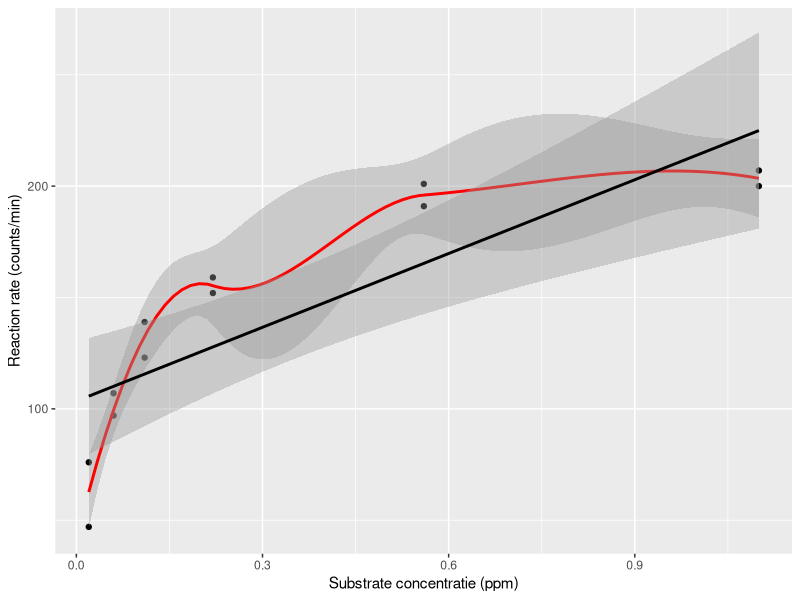
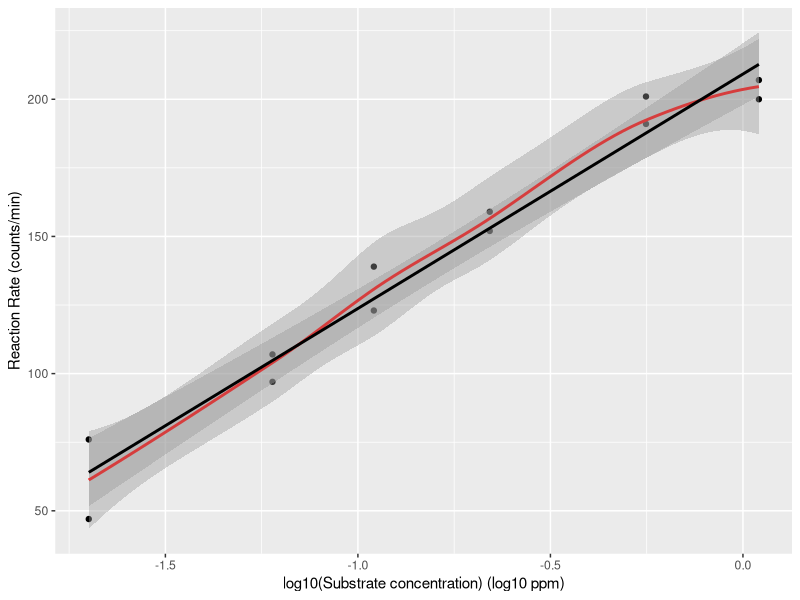
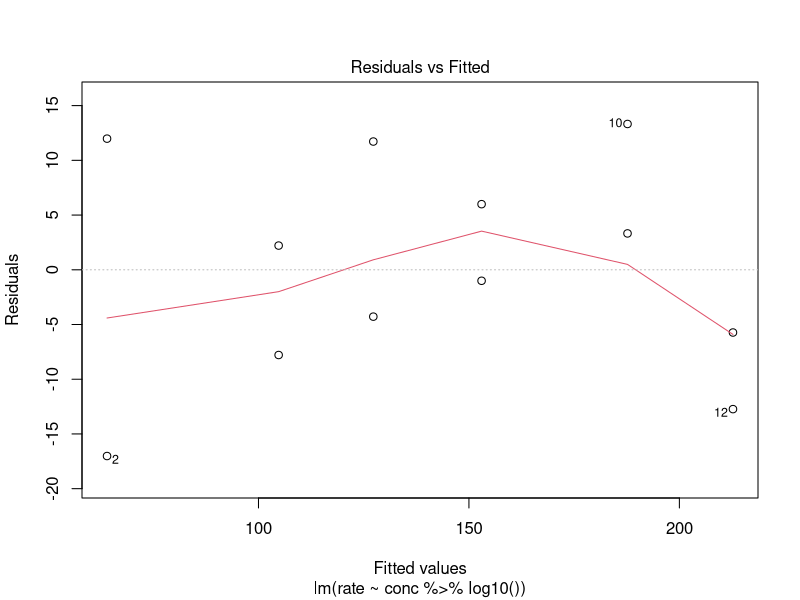
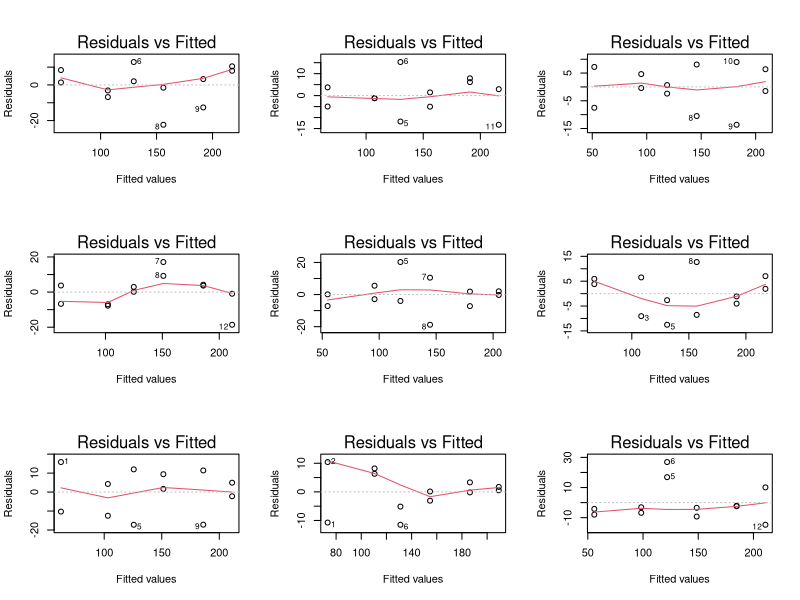
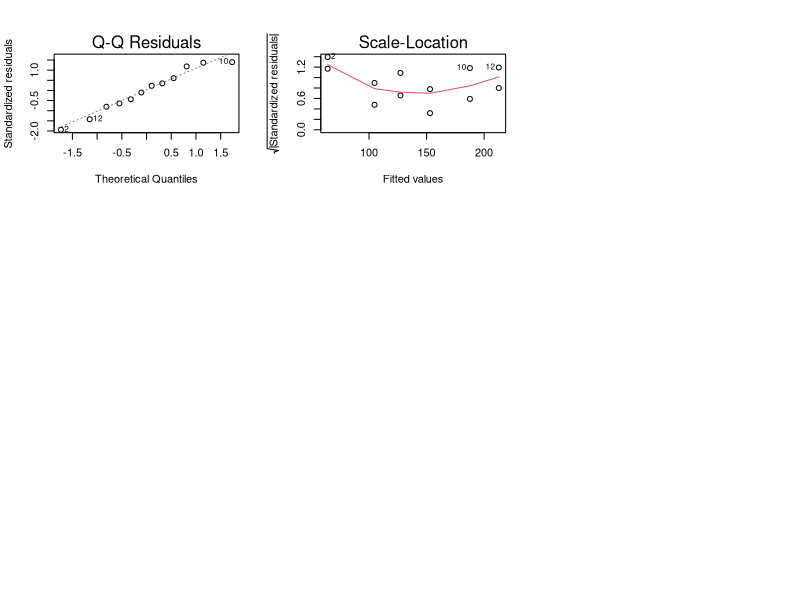
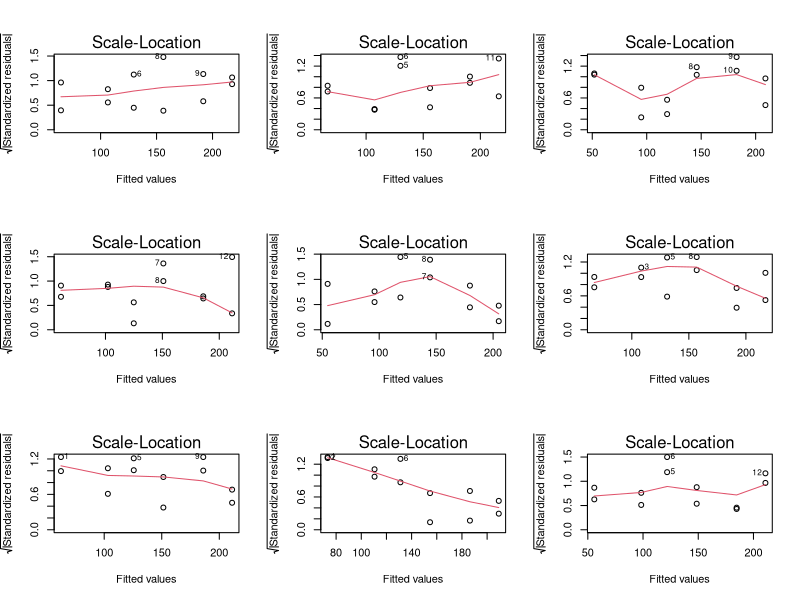

These figures' R source, in order:
## ---- chunk 1
library(tidyverse)
## ---- chunk 2
data(Puromycin)
Puromycin <- Puromycin %>%
  filter(state == "treated")
## ---- chunk 3
Puromycin %>%
  ggplot(aes(x = conc, y = rate)) +
  geom_point() +
  stat_smooth(method = "loess", col = "red") + # fit een kromme door de punten (rode lijn)
  stat_smooth(method = "lm", col = "black") + # fit een rechte door de punten aan de hand van de kleinstekwadratenmethode
  ylab("Reaction rate (counts/min)") +
  xlab("Substrate concentratie (ppm)")
## ---- chunk 4
Puromycin %>%
  ggplot(aes(x = conc %>% log10(), y = rate)) +
  geom_point() +
  stat_smooth(method = "loess", col = "red") +
  stat_smooth(method = "lm", col = "black") +
  ylab("Reaction Rate (counts/min)") +
  xlab("log10(Substrate concentration) (log10 ppm)")
## ---- chunk 5
mod1 <- lm(rate ~ conc %>% log10(), Puromycin)
summary(mod1)
## ---- chunk 6
plot(mod1, which = 1)
## ---- chunk 7
set.seed(1031)
sigma <- mod1 %>% sigma()
dataHlp <- Puromycin

simModels <- list()

par(mfrow = c(3, 3))
for (i in 1:9)
{
  nobs <- Puromycin %>% nrow()
  dataHlp$ySim <- mod1$fit + rnorm(nobs, sd = sigma)
  simModels[[i]] <- lm(ySim ~ conc %>% log10(), dataHlp)
  plot(simModels[[i]], which = 1)
}
## ---- chunk 8
plot(mod1, which = 2)
## ---- chunk 9
plot(mod1, which = 3)
## ---- chunk 10
par(mfrow = c(3, 3))
for (i in 1:9) {
  plot(simModels[[i]], which = 3)
}
## ---- chunk 11
summary(mod1)
confint(mod1)
